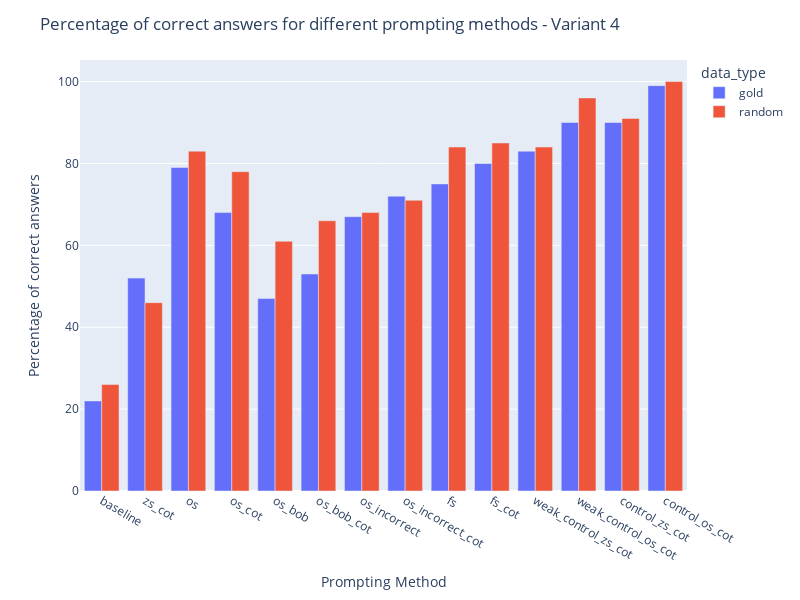

This figure's notebook cell:
### Code cell
# read in json file

'''
  - ```baseline``` for directly prompting, 
  - ```zs_cot``` for zero-shot chain-of-thought (CoT) prompting, 
  - ```os``` for one-shot in-context learning (ICL) prompting with the original Linda Problem (default), 
  - ```os_cot``` for one-shot ICL plus COT prompting , 
  - ```os_bob``` for one-shot ICL prompting but with a rephrased Bob Problem, 
  - ```os_bob_cot``` for one-shot ICL prompting plus COT but with a rephrased Bob Problem, 
  - ```os_incorrect``` for one-shot ICL but with an incorrect answer, 
  - ```os_incorrect_cot``` for one-shot ICL plus COT but with an incorrect answer,
  - ```fs``` for few-shot ICL prompting,
  - ```fs_cot``` for few-shot ICL plus COT prompting,
  - ```weak_control_zs_cot``` for weakly controlled zero-shot CoT prompting, leaking the hint that it is a Linda Problem but without detailed explanations,
  - ```weak_control_os_cot``` for weakly controlled one-shot CoT prompting, leaking the hint that it is a Linda Problem but without detailed explanations,
  - ```control_zs_cot``` for controlled zero-shot CoT prompting, leaking the hint that it is a Linda Problem with detailed and carefully-curated explanations,
  - ```control_os_cot``` for controlled one-shot CoT prompting, leaking the hint that it is a Linda Problem with detailed and carefully-curated explanations.
'''

def get_count_correct(path):
    with open(path, 'r') as f:
        data = json.load(f)
    return data['stats']['count_correct']

data = {"gold": [], "random": []}
for data_type in ['gold', 'random']:
    for prompting_method in ['baseline', 'zs_cot', 'os', 'os_cot', 'os_bob', 'os_bob_cot', 'os_incorrect', 'os_incorrect_cot', 'fs', 'fs_cot', 'weak_control_zs_cot', 'weak_control_os_cot', 'control_zs_cot', 'control_os_cot']:
        count_correct = get_count_correct(f'outputs/gpt3.5/response_{prompting_method}_synthetic_dataset_linda_variant_four_{data_type}.json')
        data[data_type].append(count_correct)


# draw a comparison plot
df = pd.DataFrame(data)
df['prompting_method'] = ['baseline', 'zs_cot', 'os', 'os_cot', 'os_bob', 'os_bob_cot', 'os_incorrect', 'os_incorrect_cot', 'fs', 'fs_cot', 'weak_control_zs_cot', 'weak_control_os_cot', 'control_zs_cot', 'control_os_cot']
df = df.melt(id_vars='prompting_method', var_name='data_type', value_name='count_correct')
fig = px.bar(df, x='prompting_method', y='count_correct', color='data_type', barmode='group')
fig.update_layout(title='Percentage of correct answers for different prompting methods - Variant 4', xaxis_title='Prompting Method', yaxis_title='Percentage of correct answers')
# resize the plot
fig.update_layout(
    autosize=False,
    width=800,
    height=600,
)
fig.show()

### Figure 1 — Plotly figure (JSON) as saved in the notebook; plotly's stock layout.template omitted (floating-point values rounded to 4 significant figures)
{"data": [{"alignmentgroup": "True", "hovertemplate": "data_type=gold<br>prompting_method=%{x}<br>count_correct=%{y}<extra></extra>", "legendgroup": "gold", "marker": {"color": "#636efa", "pattern": {"shape": ""}}, "name": "gold", "offsetgroup": "gold", "orientation": "v", "showlegend": true, "textposition": "auto", "type": "bar", "x": ["baseline", "zs_cot", "os", "os_cot", "os_bob", "os_bob_cot", "os_incorrect", "os_incorrect_cot", "fs", "fs_cot", "weak_control_zs_cot", "weak_control_os_cot", "control_zs_cot", "control_os_cot"], "xaxis": "x", "y": [22, 52, 79, 68, 47, 53, 67, 72, 75, 80, 83, 90, 90, 99], "yaxis": "y"}, {"alignmentgroup": "True", "hovertemplate": "data_type=random<br>prompting_method=%{x}<br>count_correct=%{y}<extra></extra>", "legendgroup": "random", "marker": {"color": "#EF553B", "pattern": {"shape": ""}}, "name": "random", "offsetgroup": "random", "orientation": "v", "showlegend": true, "textposition": "auto", "type": "bar", "x": ["baseline", "zs_cot", "os", "os_cot", "os_bob", "os_bob_cot", "os_incorrect", "os_incorrect_cot", "fs", "fs_cot", "weak_control_zs_cot", "weak_control_os_cot", "control_zs_cot", "control_os_cot"], "xaxis": "x", "y": [26, 46, 83, 78, 61, 66, 68, 71, 84, 85, 84, 96, 91, 100], "yaxis": "y"}], "layout": {"autosize": false, "barmode": "group", "height": 600, "legend": {"title": {"text": "data_type"}, "tracegroupgap": 0}, "margin": {"t": 60}, "title": {"text": "Percentage of correct answers for different prompting methods - Variant 4"}, "width": 800, "xaxis": {"anchor": "y", "domain": [0, 1], "title": {"text": "Prompting Method"}}, "yaxis": {"anchor": "x", "domain": [0, 1], "title": {"text": "Percentage of correct answers"}}}}
